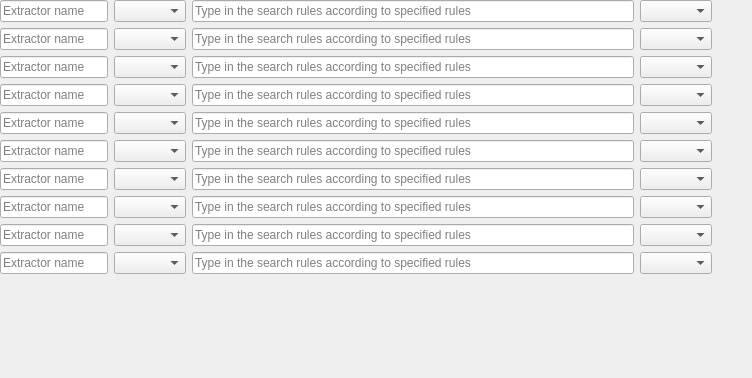
<?xml version="1.0" encoding="UTF-8"?>
<ui version="4.0">
 <class>DataExtractionSettingsWidget</class>
 <widget class="QWidget" name="DataExtractionSettingsWidget">
  <property name="geometry">
   <rect>
    <x>0</x>
    <y>0</y>
    <width>752</width>
    <height>378</height>
   </rect>
  </property>
  <property name="windowTitle">
   <string>Data Extraction Settings</string>
  </property>
  <layout class="QVBoxLayout" name="verticalLayout">
   <property name="leftMargin">
    <number>0</number>
   </property>
   <property name="topMargin">
    <number>0</number>
   </property>
   <property name="rightMargin">
    <number>0</number>
   </property>
   <property name="bottomMargin">
    <number>0</number>
   </property>
   <item>
    <layout class="QGridLayout" name="gridLayout">
     <item row="6" column="3">
      <widget class="QComboBox" name="extractionType7">
       <property name="controlKey" stdset="0">
        <string notr="true">extractionType7</string>
       </property>
      </widget>
     </item>
     <item row="9" column="3">
      <widget class="QComboBox" name="extractionType10">
       <property name="controlKey" stdset="0">
        <string notr="true">extractionType10</string>
       </property>
      </widget>
     </item>
     <item row="8" column="3">
      <widget class="QComboBox" name="extractionType9">
       <property name="controlKey" stdset="0">
        <string notr="true">extractionType9</string>
       </property>
      </widget>
     </item>
     <item row="7" column="3">
      <widget class="QComboBox" name="extractionType8">
       <property name="controlKey" stdset="0">
        <string notr="true">extractionType8</string>
       </property>
      </widget>
     </item>
     <item row="7" column="1">
      <widget class="QComboBox" name="extractorRuleType8">
       <property name="controlKey" stdset="0">
        <string notr="true">extractorRuleType8</string>
       </property>
      </widget>
     </item>
     <item row="5" column="2">
      <widget class="QLineEdit" name="extractorRule6">
       <property name="placeholderText">
        <string>Type in the search rules according to specified rules</string>
       </property>
       <property name="controlKey" stdset="0">
        <string notr="true">extractorRule6</string>
       </property>
      </widget>
     </item>
     <item row="5" column="3">
      <widget class="QComboBox" name="extractionType6">
       <property name="controlKey" stdset="0">
        <string notr="true">extractionType6</string>
       </property>
      </widget>
     </item>
     <item row="4" column="3">
      <widget class="QComboBox" name="extractionType5">
       <property name="controlKey" stdset="0">
        <string notr="true">extractionType5</string>
       </property>
      </widget>
     </item>
     <item row="5" column="1">
      <widget class="QComboBox" name="extractorRuleType6">
       <property name="controlKey" stdset="0">
        <string notr="true">extractorRuleType6</string>
       </property>
      </widget>
     </item>
     <item row="3" column="1">
      <widget class="QComboBox" name="extractorRuleType4">
       <property name="controlKey" stdset="0">
        <string notr="true">extractorRuleType4</string>
       </property>
      </widget>
     </item>
     <item row="1" column="3">
      <widget class="QComboBox" name="extractionType2">
       <property name="controlKey" stdset="0">
        <string notr="true">extractionType2</string>
       </property>
      </widget>
     </item>
     <item row="3" column="0">
      <widget class="QLineEdit" name="extractorName4">
       <property name="sizePolicy">
        <sizepolicy hsizetype="Preferred" vsizetype="Fixed">
         <horstretch>0</horstretch>
         <verstretch>0</verstretch>
        </sizepolicy>
       </property>
       <property name="placeholderText">
        <string>Extractor name</string>
       </property>
       <property name="controlKey" stdset="0">
        <string notr="true">extractorName4</string>
       </property>
      </widget>
     </item>
     <item row="0" column="1">
      <widget class="QComboBox" name="extractorRuleType1">
       <property name="controlKey" stdset="0">
        <string notr="true">extractorRuleType1</string>
       </property>
      </widget>
     </item>
     <item row="2" column="2">
      <widget class="QLineEdit" name="extractorRule3">
       <property name="placeholderText">
        <string>Type in the search rules according to specified rules</string>
       </property>
       <property name="controlKey" stdset="0">
        <string notr="true">extractorRule3</string>
       </property>
      </widget>
     </item>
     <item row="6" column="1">
      <widget class="QComboBox" name="extractorRuleType7">
       <property name="controlKey" stdset="0">
        <string notr="true">extractorRuleType7</string>
       </property>
      </widget>
     </item>
     <item row="8" column="1">
      <widget class="QComboBox" name="extractorRuleType9">
       <property name="controlKey" stdset="0">
        <string notr="true">extractorRuleType9</string>
       </property>
      </widget>
     </item>
     <item row="2" column="0">
      <widget class="QLineEdit" name="extractorName3">
       <property name="sizePolicy">
        <sizepolicy hsizetype="Preferred" vsizetype="Fixed">
         <horstretch>0</horstretch>
         <verstretch>0</verstretch>
        </sizepolicy>
       </property>
       <property name="placeholderText">
        <string>Extractor name</string>
       </property>
       <property name="controlKey" stdset="0">
        <string notr="true">extractorName3</string>
       </property>
      </widget>
     </item>
     <item row="0" column="0">
      <widget class="QLineEdit" name="extractorName1">
       <property name="sizePolicy">
        <sizepolicy hsizetype="Preferred" vsizetype="Fixed">
         <horstretch>0</horstretch>
         <verstretch>0</verstretch>
        </sizepolicy>
       </property>
       <property name="toolTip">
        <string/>
       </property>
       <property name="whatsThis">
        <string/>
       </property>
       <property name="placeholderText">
        <string>Extractor name</string>
       </property>
       <property name="controlKey" stdset="0">
        <string notr="true">extractorName1</string>
       </property>
      </widget>
     </item>
     <item row="4" column="0">
      <widget class="QLineEdit" name="extractorName5">
       <property name="sizePolicy">
        <sizepolicy hsizetype="Preferred" vsizetype="Fixed">
         <horstretch>0</horstretch>
         <verstretch>0</verstretch>
        </sizepolicy>
       </property>
       <property name="placeholderText">
        <string>Extractor name</string>
       </property>
       <property name="controlKey" stdset="0">
        <string notr="true">extractorName5</string>
       </property>
      </widget>
     </item>
     <item row="2" column="3">
      <widget class="QComboBox" name="extractionType3">
       <property name="controlKey" stdset="0">
        <string notr="true">extractionType3</string>
       </property>
      </widget>
     </item>
     <item row="6" column="0">
      <widget class="QLineEdit" name="extractorName7">
       <property name="sizePolicy">
        <sizepolicy hsizetype="Preferred" vsizetype="Fixed">
         <horstretch>0</horstretch>
         <verstretch>0</verstretch>
        </sizepolicy>
       </property>
       <property name="placeholderText">
        <string>Extractor name</string>
       </property>
       <property name="controlKey" stdset="0">
        <string notr="true">extractorName7</string>
       </property>
      </widget>
     </item>
     <item row="1" column="1">
      <widget class="QComboBox" name="extractorRuleType2">
       <property name="controlKey" stdset="0">
        <string notr="true">extractorRuleType2</string>
       </property>
      </widget>
     </item>
     <item row="7" column="0">
      <widget class="QLineEdit" name="extractorName8">
       <property name="sizePolicy">
        <sizepolicy hsizetype="Preferred" vsizetype="Fixed">
         <horstretch>0</horstretch>
         <verstretch>0</verstretch>
        </sizepolicy>
       </property>
       <property name="placeholderText">
        <string>Extractor name</string>
       </property>
       <property name="controlKey" stdset="0">
        <string notr="true">extractorName8</string>
       </property>
      </widget>
     </item>
     <item row="0" column="3">
      <widget class="QComboBox" name="extractionType1">
       <property name="controlKey" stdset="0">
        <string notr="true">extractionType1</string>
       </property>
      </widget>
     </item>
     <item row="9" column="0">
      <widget class="QLineEdit" name="extractorName10">
       <property name="sizePolicy">
        <sizepolicy hsizetype="Preferred" vsizetype="Fixed">
         <horstretch>0</horstretch>
         <verstretch>0</verstretch>
        </sizepolicy>
       </property>
       <property name="placeholderText">
        <string>Extractor name</string>
       </property>
       <property name="controlKey" stdset="0">
        <string notr="true">extractorName10</string>
       </property>
      </widget>
     </item>
     <item row="8" column="2">
      <widget class="QLineEdit" name="extractorRule9">
       <property name="placeholderText">
        <string>Type in the search rules according to specified rules</string>
       </property>
       <property name="controlKey" stdset="0">
        <string notr="true">extractorRule9</string>
       </property>
      </widget>
     </item>
     <item row="1" column="0">
      <widget class="QLineEdit" name="extractorName2">
       <property name="sizePolicy">
        <sizepolicy hsizetype="Preferred" vsizetype="Fixed">
         <horstretch>0</horstretch>
         <verstretch>0</verstretch>
        </sizepolicy>
       </property>
       <property name="placeholderText">
        <string>Extractor name</string>
       </property>
       <property name="controlKey" stdset="0">
        <string notr="true">extractorName2</string>
       </property>
      </widget>
     </item>
     <item row="2" column="1">
      <widget class="QComboBox" name="extractorRuleType3">
       <property name="controlKey" stdset="0">
        <string notr="true">extractorRuleType3</string>
       </property>
      </widget>
     </item>
     <item row="9" column="1">
      <widget class="QComboBox" name="extractorRuleType10">
       <property name="controlKey" stdset="0">
        <string notr="true">extractorRuleType10</string>
       </property>
      </widget>
     </item>
     <item row="0" column="2">
      <widget class="QLineEdit" name="extractorRule1">
       <property name="sizePolicy">
        <sizepolicy hsizetype="Expanding" vsizetype="Fixed">
         <horstretch>1</horstretch>
         <verstretch>0</verstretch>
        </sizepolicy>
       </property>
       <property name="placeholderText">
        <string>Type in the search rules according to specified rules</string>
       </property>
       <property name="controlKey" stdset="0">
        <string notr="true">extractorRule1</string>
       </property>
      </widget>
     </item>
     <item row="5" column="0">
      <widget class="QLineEdit" name="extractorName6">
       <property name="sizePolicy">
        <sizepolicy hsizetype="Preferred" vsizetype="Fixed">
         <horstretch>0</horstretch>
         <verstretch>0</verstretch>
        </sizepolicy>
       </property>
       <property name="placeholderText">
        <string>Extractor name</string>
       </property>
       <property name="controlKey" stdset="0">
        <string notr="true">extractorName6</string>
       </property>
      </widget>
     </item>
     <item row="3" column="2">
      <widget class="QLineEdit" name="extractorRule4">
       <property name="placeholderText">
        <string>Type in the search rules according to specified rules</string>
       </property>
       <property name="controlKey" stdset="0">
        <string notr="true">extractorRule4</string>
       </property>
      </widget>
     </item>
     <item row="1" column="2">
      <widget class="QLineEdit" name="extractorRule2">
       <property name="placeholderText">
        <string>Type in the search rules according to specified rules</string>
       </property>
       <property name="controlKey" stdset="0">
        <string notr="true">extractorRule2</string>
       </property>
      </widget>
     </item>
     <item row="8" column="0">
      <widget class="QLineEdit" name="extractorName9">
       <property name="sizePolicy">
        <sizepolicy hsizetype="Preferred" vsizetype="Fixed">
         <horstretch>0</horstretch>
         <verstretch>0</verstretch>
        </sizepolicy>
       </property>
       <property name="placeholderText">
        <string>Extractor name</string>
       </property>
       <property name="controlKey" stdset="0">
        <string notr="true">extractorName9</string>
       </property>
      </widget>
     </item>
     <item row="6" column="2">
      <widget class="QLineEdit" name="extractorRule7">
       <property name="placeholderText">
        <string>Type in the search rules according to specified rules</string>
       </property>
       <property name="controlKey" stdset="0">
        <string notr="true">extractorRule7</string>
       </property>
      </widget>
     </item>
     <item row="10" column="0">
      <spacer name="verticalSpacer">
       <property name="orientation">
        <enum>Qt::Vertical</enum>
       </property>
       <property name="sizeHint" stdset="0">
        <size>
         <width>20</width>
         <height>40</height>
        </size>
       </property>
      </spacer>
     </item>
     <item row="7" column="2">
      <widget class="QLineEdit" name="extractorRule8">
       <property name="placeholderText">
        <string>Type in the search rules according to specified rules</string>
       </property>
       <property name="controlKey" stdset="0">
        <string notr="true">extractorRule8</string>
       </property>
      </widget>
     </item>
     <item row="4" column="1">
      <widget class="QComboBox" name="extractorRuleType5">
       <property name="controlKey" stdset="0">
        <string notr="true">extractorRuleType5</string>
       </property>
      </widget>
     </item>
     <item row="9" column="2">
      <widget class="QLineEdit" name="extractorRule10">
       <property name="placeholderText">
        <string>Type in the search rules according to specified rules</string>
       </property>
       <property name="controlKey" stdset="0">
        <string notr="true">extractorRule10</string>
       </property>
      </widget>
     </item>
     <item row="3" column="3">
      <widget class="QComboBox" name="extractionType4">
       <property name="controlKey" stdset="0">
        <string notr="true">extractionType4</string>
       </property>
      </widget>
     </item>
     <item row="4" column="2">
      <widget class="QLineEdit" name="extractorRule5">
       <property name="placeholderText">
        <string>Type in the search rules according to specified rules</string>
       </property>
       <property name="controlKey" stdset="0">
        <string notr="true">extractorRule5</string>
       </property>
      </widget>
     </item>
     <item row="0" column="4">
      <spacer name="horizontalSpacer">
       <property name="orientation">
        <enum>Qt::Horizontal</enum>
       </property>
       <property name="sizeType">
        <enum>QSizePolicy::MinimumExpanding</enum>
       </property>
       <property name="sizeHint" stdset="0">
        <size>
         <width>40</width>
         <height>20</height>
        </size>
       </property>
      </spacer>
     </item>
    </layout>
   </item>
  </layout>
 </widget>
 <resources/>
 <connections/>
</ui>
